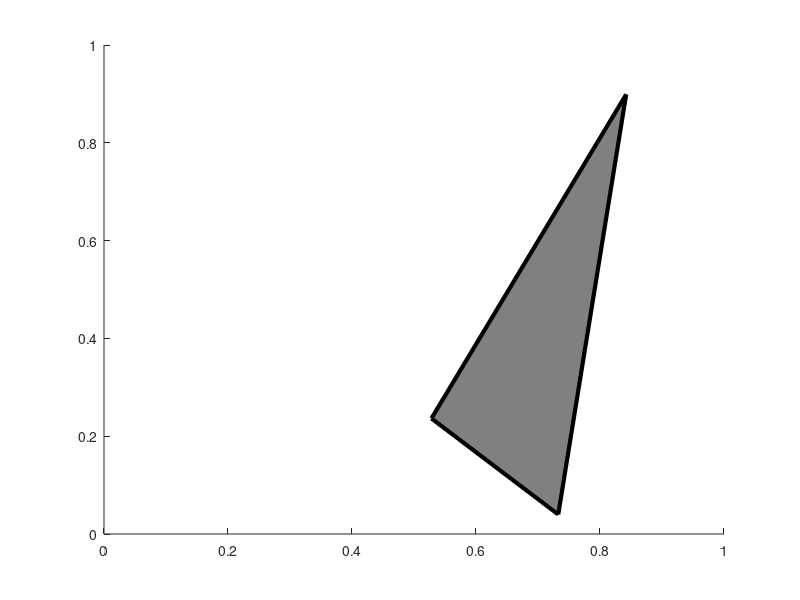

Reproduce this figure in MATLAB.
axis([0 1 0 1]);
fv = struct('vertices', [rand rand; rand rand; rand rand], 'faces', ...
    [1 2 3]);
patch(fv, 'FaceColor', [.5 .5 .5], 'LineWidth', 3, 'Edgecolor', 'k');
